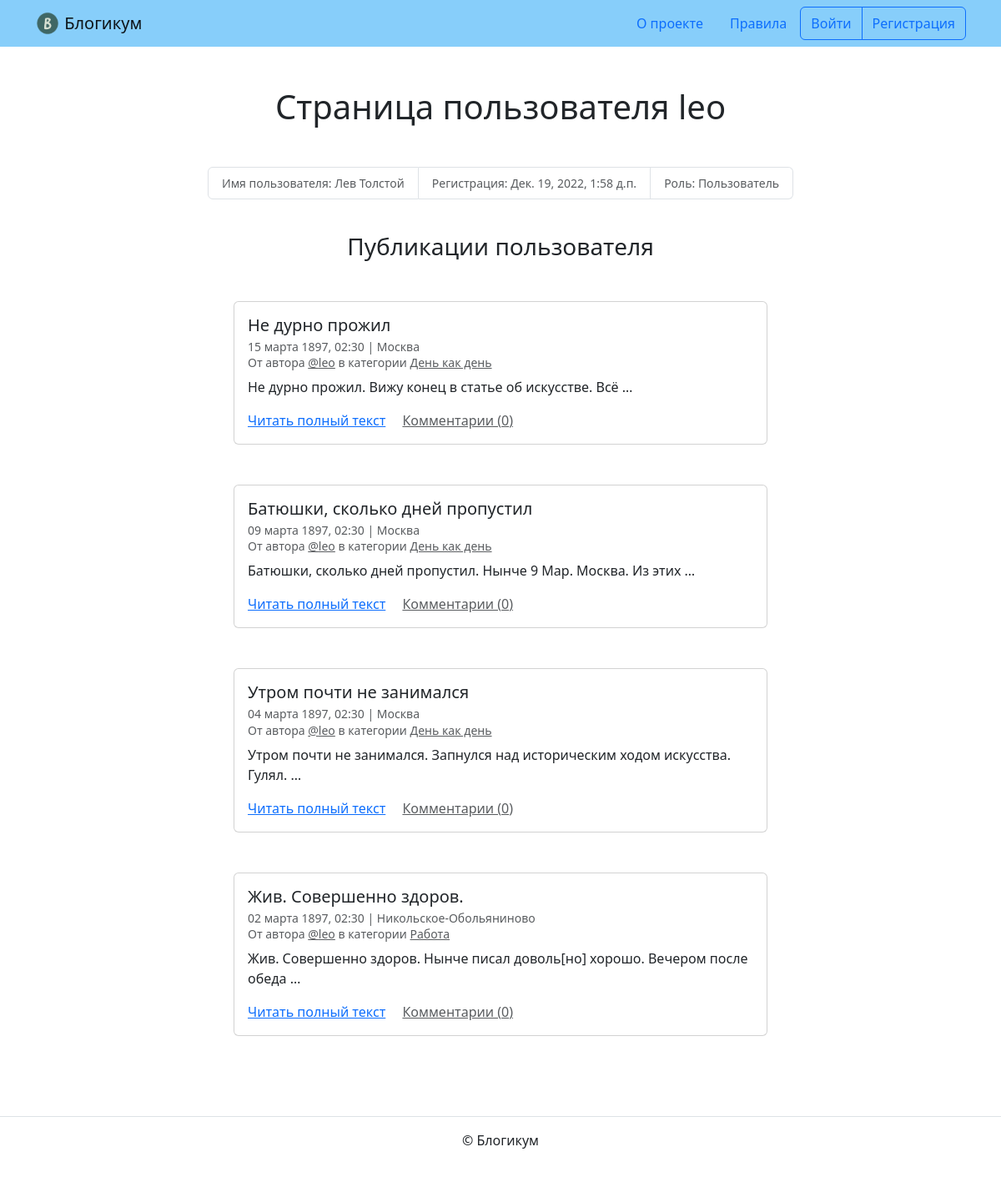
The page /profile/leo/ on the database its author committed.
### blog/models.py (models this page shows, shortened)
class Post(models.Model):
    title = models.CharField(
        max_length=256,
        verbose_name='Заголовок'
    )
    text = models.TextField(
        verbose_name='Текст'
    )
    pub_date = models.DateTimeField(
        verbose_name='Дата и время публикации',
        help_text=(
            'Если установить дату и время в будущем — можно делать '
            'отложенные публикации.'
        )
    )
    author = models.ForeignKey(
        User,
        on_delete=models.CASCADE,
        verbose_name='Автор публикации',
        related_name='posts'
    )
    location = models.ForeignKey(
        Location,
        on_delete=models.SET_NULL,
        null=True,
        blank=True,
        verbose_name='Местоположение',
        related_name='posts'
    )
    category = models.ForeignKey(
        Category,
        on_delete=models.SET_NULL,
        null=True,
        verbose_name='Категория',
        related_name='posts'
    )
    image = models.ImageField(
        'Изображение',
        upload_to='posts_images/',
        blank=True,
        null=True
    )
    is_published = models.BooleanField(
        default=True,
        verbose_name='Опубликовано',
        help_text='Снимите галочку, чтобы скрыть публикацию.'
    )
    created_at = models.DateTimeField(
        auto_now_add=True,
        verbose_name='Добавлено'
    )
    class Meta:
        verbose_name = 'публикация'
        verbose_name_plural = 'Публикации'
        ordering = ('-pub_date',)

class Location(models.Model):
    name = models.CharField(
        max_length=256,
        verbose_name='Название места'
    )
    is_published = models.BooleanField(
        default=True,
        verbose_name='Опубликовано',
        help_text='Снимите галочку, чтобы скрыть публикацию.'
    )
    created_at = models.DateTimeField(
        auto_now_add=True,
        verbose_name='Добавлено'
    )
    class Meta:
        verbose_name = 'местоположение'
        verbose_name_plural = 'Местоположения'
        ordering = ('name',)

class Category(models.Model):
    title = models.CharField(
        max_length=256,
        verbose_name='Заголовок'
    )
    description = models.TextField(
        verbose_name='Описание'
    )
    slug = models.SlugField(
        unique=True,
        verbose_name='Идентификатор',
        help_text=(
            'Идентификатор страницы для URL; разрешены символы латиницы, '
            'цифры, дефис и подчёркивание.'
        )
    )
    is_published = models.BooleanField(
        default=True,
        verbose_name='Опубликовано',
        help_text='Снимите галочку, чтобы скрыть публикацию.'
    )
    created_at = models.DateTimeField(
        auto_now_add=True,
        verbose_name='Добавлено'
    )
    class Meta:
        verbose_name = 'категория'
        verbose_name_plural = 'Категории'
        ordering = ('title',)

### blog/views.py (the view)
# urls.py: path('profile/<str:username>/', views.profile, name='profile'),
def profile(request, username):
    user = get_object_or_404(User, username=username)
    post_list = Post.objects.filter(author=user).select_related(
        'category', 'location'
    ).annotate(
        comment_count=Count('comments')
    ).order_by('-pub_date')
    if request.user != user:
        post_list = post_list.filter(
            is_published=True,
            category__is_published=True,
            pub_date__lte=timezone.now()
        )
    paginator = Paginator(post_list, 10)
    page_number = request.GET.get('page')
    page_obj = paginator.get_page(page_number)
    context = {
        'profile': user,
        'page_obj': page_obj,
        'post_list': page_obj.object_list,
    }
    return render(request, 'blog/profile.html', context)

### templates/blog/profile.html (shortened to what this page needs)
{% extends "base.html" %}
{% block content %}
  <h1 class="mb-5 text-center ">Страница пользователя {{ profile.username }}</h1>
  <small>
    <ul class="list-group list-group-horizontal justify-content-center mb-3">
      <li class="list-group-item text-muted">Имя пользователя: {% if profile.get_full_name %}{{ profile.get_full_name }}{% else %}не указано{% endif %}</li>
      <li class="list-group-item text-muted">Регистрация: {{ profile.date_joined }}</li>
      <li class="list-group-item text-muted">Роль: {% if profile.is_staff %}Админ{% else %}Пользователь{% endif %}</li>
    </ul>
  </small>
  <br>
  <h3 class="mb-5 text-center">Публикации пользователя</h3>
  {% for post in page_obj %}
    <article class="mb-5">
      {% include "includes/post_card.html" %}
    </article>
  {% endfor %}
{% endblock %}

### templates/includes/post_card.html (shortened to what this page needs)
<div class="col d-flex justify-content-center">
  <div class="card" style="width: 40rem;">
    <div class="card-body">
      <h5 class="card-title">{{ post.title }}</h5>
      <h6 class="card-subtitle mb-2 text-muted">
        <small>
          {{ post.pub_date|date:"d E Y, H:i" }} | {% if post.location and post.location.is_published %}{{ post.location.name }}{% else %}Планета Земля{% endif %}<br>
          От автора <a class="text-muted" href="{% url 'blog:profile' post.author.username %}">@{{ post.author.username }}</a> в
          категории {% include "includes/category_link.html" %}
        </small>
      </h6>
      <p class="card-text">{{ post.text|truncatewords:10 }}</p>
      <a href="{% url 'blog:post_detail' post.id %}" class="card-link">Читать полный текст</a>
      <a href="{% url 'blog:post_detail' post.id %}" class="card-link text-muted">Комментарии ({{ post.comment_count }})</a>
    </div>
  </div>
</div>

### templates/includes/category_link.html
<a class="text-muted" href="{% url 'blog:category_posts' post.category.slug %}">
  {{ post.category.title }}
</a>

### rows shown on the page
Post: title "Не дурно прожил", pub_date "15 марта 1897, 02:30", location.name "Москва", author.username "leo", category "День как день", text "Не дурно прожил. Вижу конец в статье об искусстве. Всё …", comment_count "0"
Post: title "Батюшки, сколько дней пропустил", pub_date "09 марта 1897, 02:30", location.name "Москва", author.username "leo", category "День как день", text "Батюшки, сколько дней пропустил. Нынче 9 Мар. Москва. Из этих …", comment_count "0"
Post: title "Утром почти не занимался", pub_date "04 марта 1897, 02:30", location.name "Москва", author.username "leo", category "День как день", text "Утром почти не занимался. Запнулся над историческим ходом искусства. Гулял. …", comment_count "0"
Post: title "Жив. Совершенно здоров.", pub_date "02 марта 1897, 02:30", location.name "Никольское-Обольяниново", author.username "leo", category "Работа", text "Жив. Совершенно здоров. Нынче писал доволь[но] хорошо. Вечером после обеда …", comment_count "0"

### other values the page prints
{{ profile.username }} "leo"
{{ profile.get_full_name }} "Лев Толстой"
{{ profile.date_joined }} "Дек. 19, 2022, 1:58 д.п."
